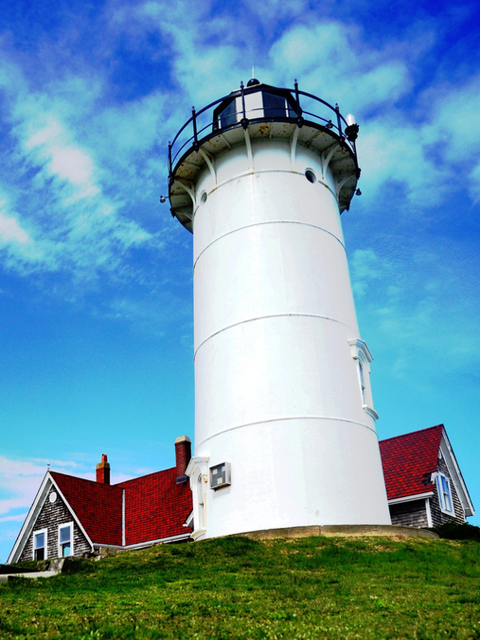
%> input picture image_processing1/HW1_Task3/lighthouse.png, 480 x 640 px
$ octave image_processing.m   (GNU Octave 9; MATLAB toolbox functions it lacks are replaced by stand-ins)
%> lines starting %> are read from the running program, lines starting %| are printed output that depends on the picture
clear all;
close all;
clc;
pkg load image;
I = imread('lighthouse.png');
%> I is the input picture: size 640x480x3 uint8; mean R, G, B 106.4, 150.1, 171.4
subplot(2,2,1), imshow(I), title('Original Image');
I1=rgb2gray(I);
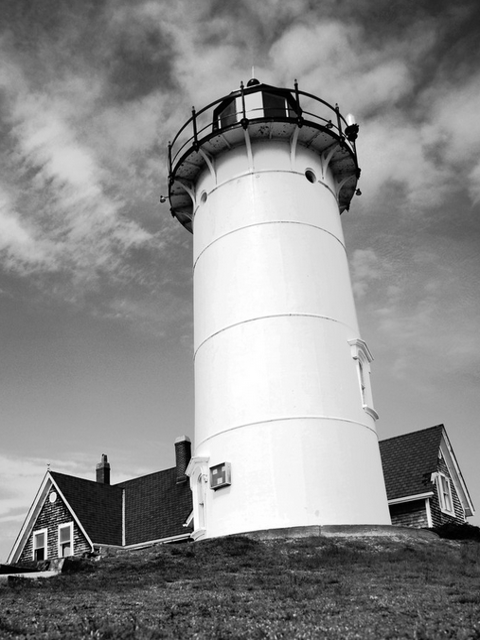
%> I1: size 640x480 uint8; min 0, max 255, mean 139.5
subplot(2,2,2) , imshow(I1), title('Gery Scale Image');
I2 = imrotate(I, 135);
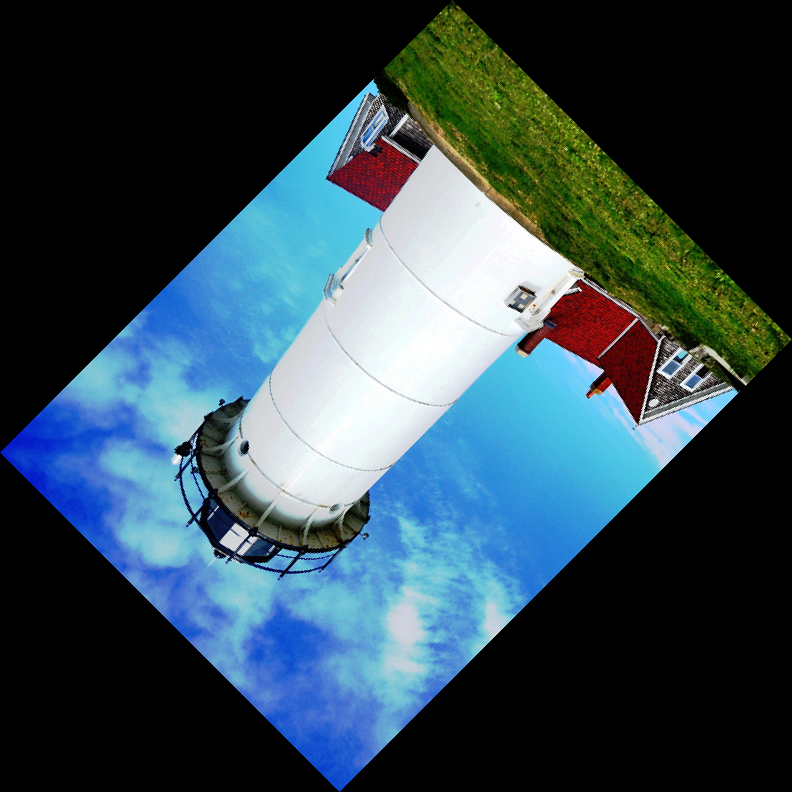
%> I2: size 792x792x3 uint8; mean R, G, B 52.1, 73.5, 83.9
subplot(2,2,3), imshow(I2), title('Scale Image');
subplot(2,2,4), imhist(I1), title('his Image');
%> after `title('his Image')`:
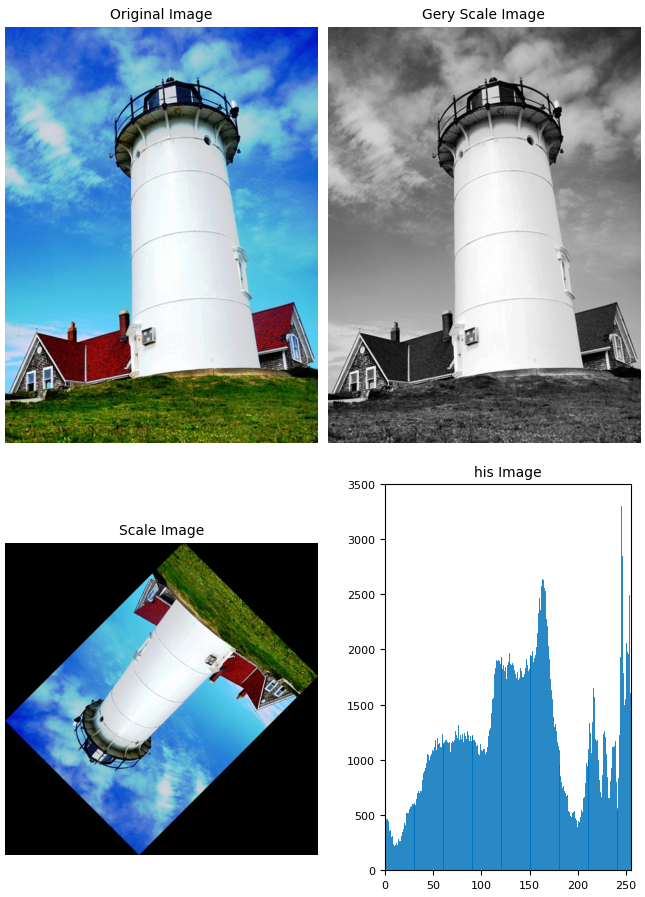
%> figure redrawn from the program's plot data, 4 panels
